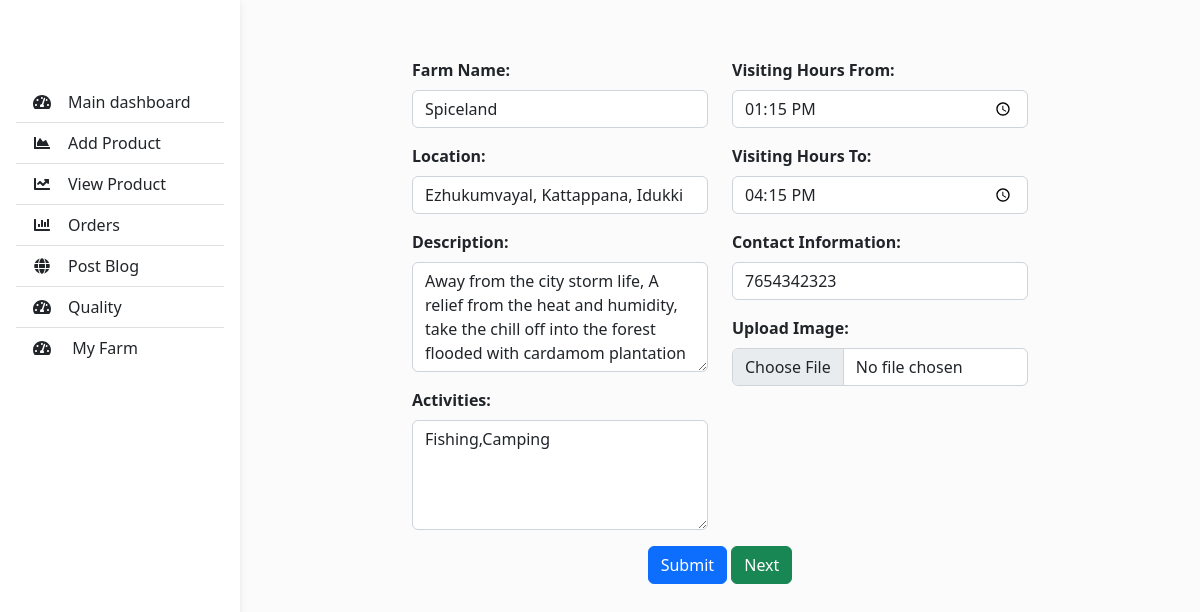
Screenshot of /farm_details/ (signed in) with the database file from the repository.
### storeapp/models.py (models this page shows)
class Farm(models.Model):
    seller = models.ForeignKey(CustomUser, on_delete=models.CASCADE)
    farm_name = models.CharField(max_length=100)
    location = models.CharField(max_length=255)
    description = models.TextField()
    activities = models.TextField()
    visiting_hours_from = models.CharField(max_length=100,null=True)
    visiting_hours_to = models.CharField(max_length=100,null=True)
    contact_info = models.CharField(max_length=100)
    image = models.ImageField(upload_to='farm_images/')
    created_at = models.DateTimeField(auto_now_add=True)
    def __str__(self):
        return self.farm_name

### storeapp/views.py (the view, shortened to what this page needs)
# urls.py: path('farm_details/',views.farm_details,name='farm_details'),
@login_required
def farm_details(request):
    farm2=None
    farm1 = Farm.objects.filter(seller=request.user).exists()
    if farm1:
        farm2 = Farm.objects.get(seller=request.user)
    print(farm2)
    print(farm1)
    seller=request.user
    return render(request,'farm_details.html',{'farm':farm1,'farm2':farm2})

### template/farm_details.html (shortened to what this page needs)
{% load static %}
<html>
    <head>
<link rel="stylesheet" href="https://maxcdn.bootstrapcdn.com/bootstrap/4.5.2/css/bootstrap.min.css">
        <link href="https://cdn.jsdelivr.net/npm/bootstrap@5.3.2/dist/css/bootstrap.min.css" rel="stylesheet">
        <link rel="stylesheet" href="https://cdn.jsdelivr.net/npm/bootstrap-icons@1.11.1/font/bootstrap-icons.css">
        <link rel="stylesheet" href="https://cdn.jsdelivr.net/npm/bootstrap@5.2.3/dist/css/bootstrap.min.css">
        <link rel="stylesheet" href="https://cdn.jsdelivr.net/npm/bootstrap-icons@1.11.3/font/bootstrap-icons.min.css">
    </head>
    </head>
<header>
    <nav
         id="sidebarMenu"
         class="collapse d-lg-block sidebar collapse bg-white"
         >
      <div class="position-sticky">
        <div class="list-group list-group-flush mx-3 mt-4">
          <a
             href="{% url "seller_index" %}"
             class="list-group-item list-group-item-action py-2 ripple"
             aria-current="true"
             >
            <i class="fas fa-tachometer-alt fa-fw me-3"></i
              ><span>Main dashboard</span>
          </a>
          <a
             href="{% url "add_product" %}"
             class="list-group-item list-group-item-action py-2 ripple "
             >
            <i class="fas fa-chart-area fa-fw me-3"></i
              ><span>Add Product</span>
          </a>
          <a
             href="{% url "seller_product_listing" %}"
             class="list-group-item list-group-item-action py-2 ripple"
             ><i class="fas fa-chart-line fa-fw me-3"></i
            ><span>View Product</span></a
            >
          <a
             href="{% url "seller_orders" %}"
             class="list-group-item list-group-item-action py-2 ripple"
             ><i class="fas fa-chart-bar fa-fw me-3"></i><span>Orders</span></a
            >
          <a
              href="{% url "createblog" %}"
             class="list-group-item list-group-item-action py-2 ripple"
             ><i class="fas fa-globe fa-fw me-3"></i
            ><span>Post Blog</span></a
            >
            <a
             href="{% url "quality" %}"
             class="list-group-item list-group-item-action py-2 ripple"
             aria-current="true"
             >
            <i class="fas fa-tachometer-alt fa-fw me-3"></i
              ><span>Quality</span>
          </a>
          <a
             href="{% url "farm_details" %}"
             class="list-group-item list-group-item-action py-2 ripple"
             aria-current="true"
             >
            <i class="fas fa-tachometer-alt fa-fw me-3"></i
              ><span> My Farm</span>
          </a>
        </div>
      </div>
    </nav>
<body>
    <main style="margin-top: 58px">
      <div class="container">
        <div class="row justify-content-center">
            <div class="col-md-8">
                <form  method="post" enctype="multipart/form-data">
                    <div class="row">
                        <div class="col-md-6">
                            <div class="mb-3">
                                <label for="farm_name" class="form-label">Farm Name:</label>
                                <input type="text" class="form-control" id="farm_name" name="farm_name" required value="{% if farm %}{{ farm2.farm_name }}{% endif %}">
                            </div>
                            <div class="mb-3">
                                <label for="location" class="form-label">Location:</label>
                                <input type="text" class="form-control" id="location" name="location" required value="{% if farm %}{{ farm2.location }}{% endif %}">
                            </div>
                            <div class="mb-3">
                                <label for="description" class="form-label">Description:</label>
                                <textarea class="form-control" id="description" name="description" rows="4" required>{% if farm %}{{ farm2.description }}{% endif %}</textarea>
                            </div>
                            <div class="mb-3">
                                <label for="activities" class="form-label">Activities:</label>
                                <textarea class="form-control" id="activities" name="activities" rows="4" required>{% if farm %}{{ farm2.activities }}{% endif %}</textarea>
                            </div>
                        </div>
                        <div class="col-md-6">
                            <div class="mb-3">
                                <label for="visiting_hours_from" class="form-label">Visiting Hours From:</label>
                                <input type="time" class="form-control" id="visiting_hours_from" name="visiting_hours_from" required value="{% if farm %}{{ farm2.visiting_hours_from }}{% endif %}">
                            </div>
                            <div class="mb-3">
                                <label for="visiting_hours_to" class="form-label">Visiting Hours To:</label>
                                <input type="time" class="form-control" id="visiting_hours_to" name="visiting_hours_to" required value="{% if farm %}{{ farm2.visiting_hours_to }}{% endif %}">
                            </div>
                            <div class="mb-3">
                                <label for="contact_info" class="form-label">Contact Information:</label>
                                <input type="text" class="form-control" id="contact_info" name="contact_info" required value="{% if farm %}{{ farm2.contact_info }}{% endif %}">
                            </div>
                            <div class="mb-3">
                                <label for="image" class="form-label">Upload Image:</label>
                                <input type="file" class="form-control" id="image" name="image" required accept="image/*">
                            </div>
                        </div>
                    </div>
                    <div class="mb-3 text-center">
                        <button type="submit" class="btn btn-primary">Submit</button>
                        <a href="{% url 'seller_booking' farm2.id %}"><button type="button" class="btn btn-success" id="editButton">Next</button></a>
                    </div>
                </form>
            </div>
        </div>
    </div>
</body>
</html>

### template/farm_details.html (style rules this page uses)
.form-control { margin-bottom: 15px; }
label { font-weight: bold; }
body { background-color: #fbfbfb; }
@media (min-width: 991.98px) { main { padding-left: 240px; } }
.sidebar { position: fixed; top: 0; bottom: 0; left: 0; padding: 58px 0 0; box-shadow: 0 2px 5px 0 rgb(0 0 0 / 5%), 0 2px 10px 0 rgb(0 0 0 / 5%); width: 240px; z-index: 600; }

### rows the page displays
Farm: farm_name "Spiceland", location "Ezhukumvayal, Kattappana, Idukki", description "Away from the city storm life, A relief from the heat and humidity, take the chill off into the forest flooded with cardamom plantation", activities "Fishing,Camping", visiting_hours_from "13:15", visiting_hours_to "16:15", contact_info "7654342323"
